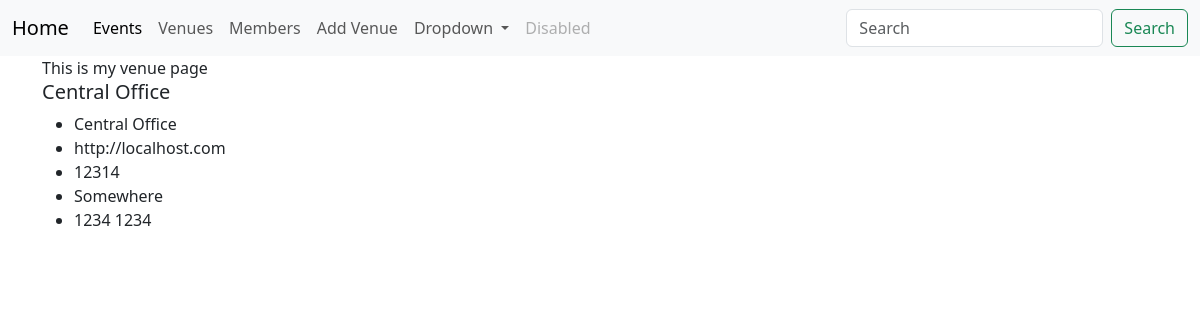
Screenshot of /venues/2 with the database file from the repository.
### events/models.py (models this page shows)
class Venue(models.Model):
    name = models.CharField("Venue Name", max_length=120)
    address = models.CharField(max_length=300)
    zip_code = models.CharField('Zip Code', max_length=5)
    phone = models.CharField('Contact Phone', max_length=25)
    web = models.URLField('Website Address')
    email_address = models.EmailField('Email Address')
    def __str__(self):
        return self.name

### events/views.py (the view)
# urls.py: path('venues/<slug:pk>', views.VenueDetailView.as_view(), name="show-venue"),
class VenueDetailView(DetailView):
    model = Venue
    template_name = 'events/venue.html'
    def get_context_data(self, **kwargs):
        context = super().get_context_data(**kwargs)
        return context

### templates/events/venue.html (shortened to what this page needs)
{% extends "base.html" %}
{% block content %}
    <div>
        <span>This is my venue page</span>
            <h5>{{ object }}</h5>
            <ul>
                <li>{{ object.name }}</li>
                <li>{{ object.web }}</li>
                <li>{{ object.zip_code }}</li>
                <li>{{ object.address }}</li>
                <li>{{ object.phone }}</li>
            </ul>
    </div>
{% endblock %}

### rows the page displays
Venue: name "Central Office", web "http://localhost.com", zip_code "12314", address "Somewhere", phone "1234 1234"
